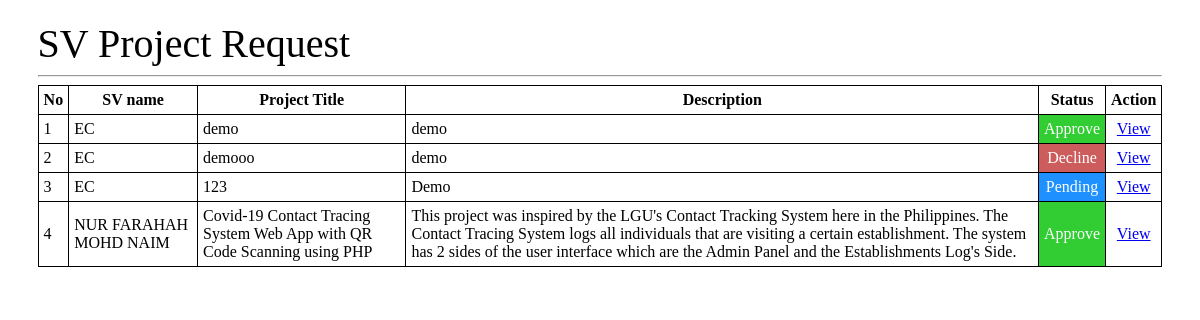
Screenshot of /Admin/sv_project.php with the database file from the repository.
### tables this page shows
CREATE TABLE `svproject` (
  `id` int(11) NOT NULL,
  `title` varchar(200) DEFAULT NULL,
  `description` varchar(500) DEFAULT NULL,
  `type` varchar(50) DEFAULT NULL,
  `requirement` varchar(500) DEFAULT NULL,
  `svid` varchar(25) DEFAULT NULL,
  `stud1` varchar(20) DEFAULT NULL,
  `stud2` varchar(20) DEFAULT NULL,
  `stud3` varchar(20) DEFAULT NULL,
  `status` varchar(15) NOT NULL DEFAULT 'Pending',
  `total_applicant` int(10) DEFAULT NULL
);

CREATE TABLE `lecturer` (
  `id` int(11) NOT NULL,
  `lectID` varchar(50) NOT NULL,
  `programme` varchar(5) DEFAULT NULL,
  `lectName` varchar(100) DEFAULT NULL,
  `lectEmail` varchar(100) DEFAULT NULL,
  `lectPhone` varchar(100) DEFAULT NULL,
  `workload` int(20) DEFAULT 5,
  `workload_status` varchar(20) NOT NULL DEFAULT 'Ongoing',
  `code` mediumint(50) NOT NULL DEFAULT 0
);

### Admin/sv_project.php (the view, shortened to what this page needs)
<?php
include_once ('../includes/config.php');
?>
<!DOCTYPE html>
<html lang="en">
<head>
</head>
<body>
	<div class="MainCont">
		<label>SV Project Request</label>
		<hr>
		<div class="SubCont">
			<table>
				<tr>
					<th>No</th>
					<th>SV name</th>
					<th>Project Title</th>
					<th>Description</th>
					<th>Status</th>
					<th>Action</th>
				</tr>
				<?php
				$sql = mysqli_query($conn,"Select * from svproject where status != 'Done' order by id");
					$x = 0;
				while($result = mysqli_fetch_assoc($sql)){
				if(empty($result)){
					echo "</table><th>No New Applicant</th>";
				}else{
				?>
				<tr>
					<td><?php echo ++$x ?></td>
					<td><?php $svid = $result['svid'];
						$sql2 = mysqli_query($conn,"Select * from lecturer where lectID = '$svid'");
					$d = mysqli_fetch_assoc($sql2);
						echo $d['lectName'];
						?></td>
					<td><?php echo $result['title'] ?></td>
					<td><?php echo $result['description'] ?></td>
					<?php
							$stat = $result['status'];
							if($stat === 'Approve')
						{
							echo "<td id='app'>".$stat."</td>";
						}else if ($stat === 'Decline'){
							echo "<td id='dec'>".$stat."</td>";
						}else{
							echo "<td id='pen'>".$stat."</td>";
						}
					?>
					<td id="cent"><?php
						$pid = $result['id'];
					echo "<a href=\"?id={$pid}&view=Upsvproject\">View </a>";
						?></td>
				</tr>
				<?php }}?>
			</table>
		</div>
	</div>
</body>
</html>

### Admin/sv_project.php (style rules this page uses)
.MainCont { width: 95%; margin: 0 auto; margin-top: 20px; }
label { font-size: 40px; }
table, tr, td, th { border: 1px solid black; border-collapse: collapse; }
th, td { padding: 5px; }
table { width: 100%; }
#cent { text-align: center; vertical-align: middle; }
#app, #dec, #pen { text-align: center; vertical-align: middle; }
#app { background-color: limegreen; color: white }
#dec { background-color: indianred; color: white }
#pen { background-color: dodgerblue; color: white }

### rows the page displays
svproject: lecturer.lectName "EC", title "demo", description "demo", status "Approve"
svproject: lecturer.lectName "EC", title "demooo", description "demo", status "Decline"
svproject: lecturer.lectName "EC", title "123", description "Demo", status "Pending"
svproject: lecturer.lectName "NUR FARAHAH MOHD NAIM", title "Covid-19 Contact Tracing System Web App with QR Code Scanning using PHP", description "This project was inspired by the LGU's Contact Tracking System here in the Philippines. The Contact Tracing System logs all individuals that are visiting a certain establishment. The system has 2 sides of the user interface which are the Admin Panel and the Establishments Log's Side.", status "Approve"
